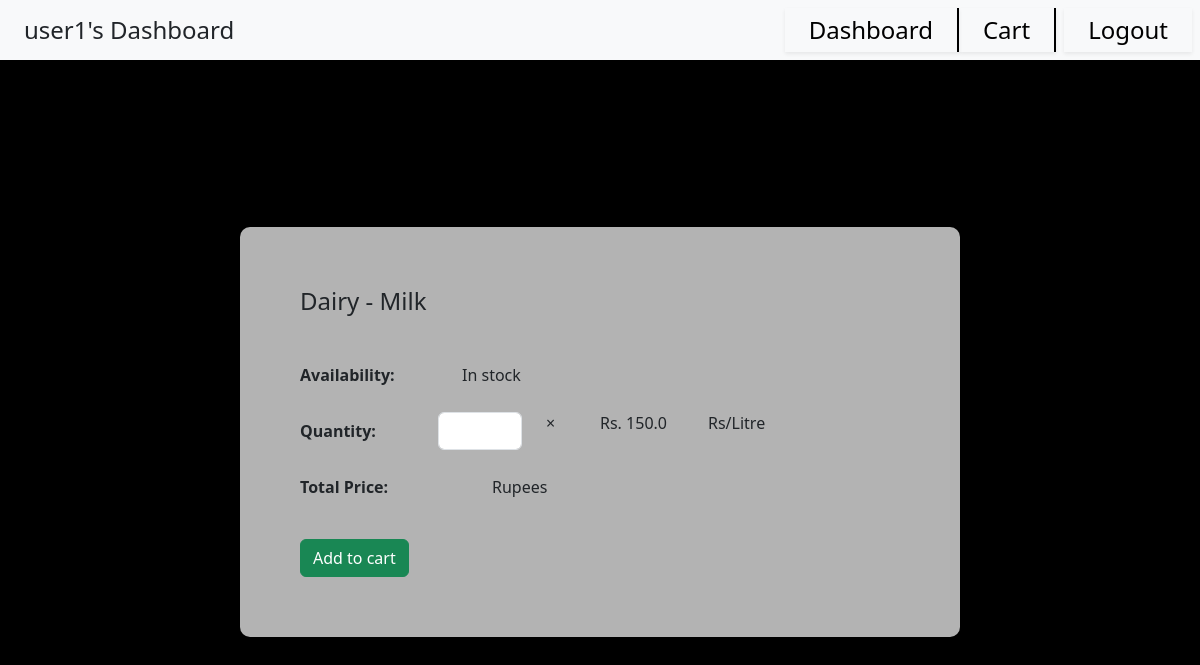
The page /user1/cart_addition/prod_10 on the database as committed earlier.
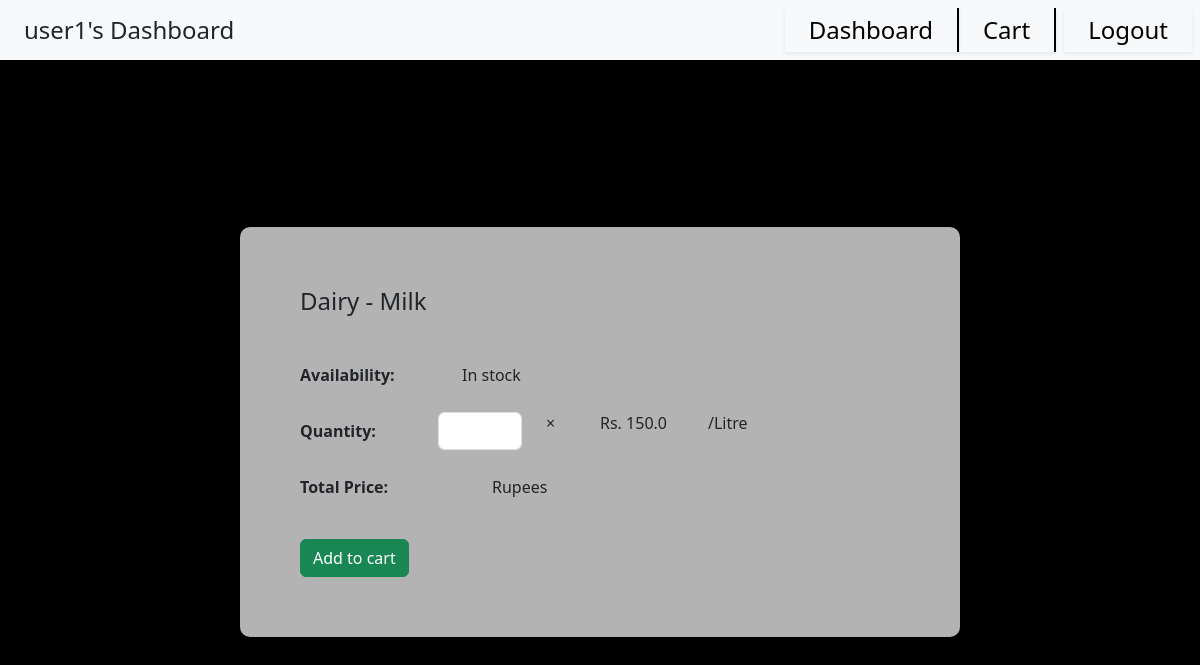
The same page on the database as committed later.
### application/models.py (models this page shows)
class Product(db.Model):
    __tablename__ = 'Product'
    PID = db.Column(db.Integer, autoincrement=True, primary_key=True)
    Name = db.Column(db.String(collation='NOCASE'), unique=True, nullable=False)
    Price = db.Column(db.Float, nullable=False)
    Unit = db.Column(db.String, nullable=False)
    Stock = db.Column(db.Integer, nullable=False)
    CID = db.Column(db.Integer, db.ForeignKey('Category.CID', ondelete='CASCADE'))
    cat = db.relationship("Category", back_populates="products")
    ords = db.relationship("Order_Details", back_populates="product")

### application/user_actions.py (the view)
@app.route("/<usr>/cart_addition/prod_<pid>")
def define_item_qty(usr, pid):
    p = Product.query.filter(Product.PID == pid).first()
    c = Category.query.filter(Category.CID == p.CID).first()
    return render_template("add_to_cart.html", user=usr, prod=p, cat = c)

### templates/add_to_cart.html (shortened to what this page needs)
<!DOCTYPE html>
<html>
    <head>
        <link href="https://cdn.jsdelivr.net/npm/bootstrap@5.3.1/dist/css/bootstrap.min.css" rel="stylesheet">
    </head>
    <body id="body">
        <nav id = "nav" class="navbar sticky-top bg-body-tertiary text-center">
            <div class="nav" style = "text-align:left;">
                {{ user }}'s Dashboard
            </div>
            <div class="clickable nav shadow-sm" style = "margin-left:auto;text-align:right; border-right:2px solid black;">
                <a href="/{{ user }}/user_dashboard" style = "text-decoration:none; color:black;">Dashboard</a>
            </div>
            <div class="clickable nav shadow-sm" style = "margin-right:1vh; text-align:center;border-right:2px solid black;">
                <a href="/{{ user }}/cart" style = "text-decoration:none; color:black;">Cart</a>
            </div>
            <div class="clickable nav shadow-sm" style = "margin-right:1vh; text-align:left;">
                <a href="/login" style = "text-decoration:none; color:black;">Logout</a>
            </div>
        </nav>
        <div id = "content" class="container">
            <div id = "form-wrap">
                <h4 class="mb-5">{{ cat.Name }} - {{ prod.Name }}</h4>
                <form style = "width:50vw">
                    <div class = "row g-5 align-items-center mb-2">
                        <div class="col-auto col-sm-3">
                            <b><p>Availability:</p></b>
                        </div>
                        <div class="col-auto col-sm-6">
                            <p>{% if prod.Stock > 0 %}In stock{% else %}Out of Stock{% endif %}</p>
                        </div>
                    </div>
                    <div class = "row g-5 align-items-center mb-4">
                        <div class="col-auto col-sm-3" style="padding-right:0;">
                            <b><label for="prod-qty" class="col-form-label">Quantity:</label></b>
                        </div>
                        <div class="col-auto col-sm-2"style="padding-left:0;">
                            <input type="number" class="form-control" id="prod-qty" oninput = "calc({{prod.Price}})">
                        </div>
                        <div class="col-auto col-sm-1" style="padding:0;">
                            <p>&times;</p>
                        </div>
                        <div class="col-auto col-sm-2" style="padding:0;">
                             <p>Rs. {{ prod.Price}} </p>
                        </div>
                        <div class="col-auto col-sm-1" style="padding:0;">
                            <p> {{ prod.Unit}} </p>
                        </div>
                    </div>
                    <div class = "row g-5 align-items-center mb-4">
                        <div class="col-auto col-sm-3">
                            <b><p>Total Price:</p></b>
                        </div>
                        <div class="col-auto col-sm-1"style="padding:0;">
                        </div>
                        <div class="col-auto col-sm-1" style="padding:0;">
                            <p> Rupees </p>
                        </div>
                    </div>
                    <div class="col-5">
                        <button type="button" class="btn btn-success" {% if prod.Stock == 0 %}disabled{% endif %} onclick = "add('{{ user }}', '{{ prod.PID }}')">Add to cart</button>
                    </div>
                </form>
            </div>
        </div>
    </body>
</html>

Rows that differ between the two databases and show on the page:
changed Product "Milk": Unit "Rs/Litre" → "/Litre"
